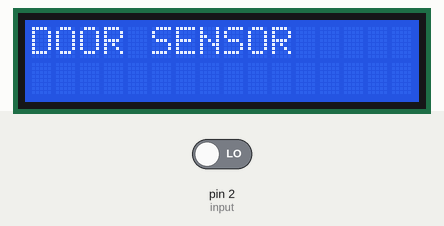
Simulated run of this sketch. Board: Arduino Uno, built with avr-gcc and run on an emulated ATmega328P. On the bench: 16×2 character LCD. The test bench sets the inputs (shaded band); at power-on: pin 2 (input) LOW.

Above: at 2.2 s.
2.3 s: pin 2 (input) driven HIGH
At 2.7 s:
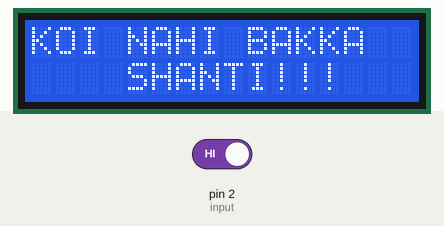
4.3 s: pin 2 (input) driven LOW
At 5.5 s:
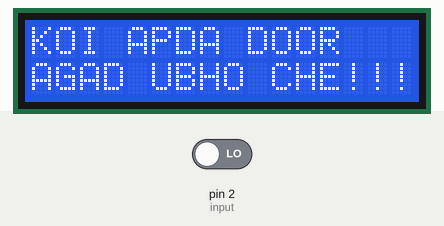
Timing chart, 0 to 7.3 s (numbered marks = the images above; inputs shaded):
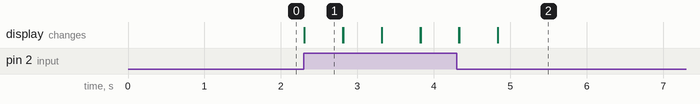

Measured:
- after the input at 2.3 s, the display: first changes at once (image 1 shows a later state)
- after the input at 4.3 s, the display: first differs from a run without the input after 0.54 s (image 2)
- what the display in image 1 shows lasts 0.5 s, from 2.3 s to 2.8 s

The sketch:

doorautomatic.ino
```cpp
#include <LiquidCrystal.h>

const int rs = 3, en = 4, d4 = 5, d5 = 6, d6 = 7, d7 = 8;
LiquidCrystal lcd(rs, en, d4, d5, d6, d7);
int input = 2, s, l;
void setup() {
  //Serial.begin(9600);
  lcd.begin(16, 2);
  pinMode(input,INPUT);
  lcd.print("DOOR SENSOR");
  delay(1000);
  s = digitalRead(input);
  delay(1);
}

void loop() {
  while (s == LOW) {
    s = digitalRead(input);
    delay(1);
    if (s == HIGH)
      break;
  }
  while (s == HIGH) {
    if (l == 1);{
    lcd.clear();
    }
    s = digitalRead(input);
    delay(1);
    lcd.print("KOI NAHI BAKKA");
    lcd.setCursor(4, 1);
    lcd.print("SHANTI!!!");
    delay(500);
    l = 0;
    if (s == LOW) {
      lcd.clear();
      lcd.print("KOI APDA DOOR");
      lcd.setCursor(0, 1);
      lcd.print("AGAD UBHO CHE!!!");
      l = 1;
      break;
    }
  }
}
```
